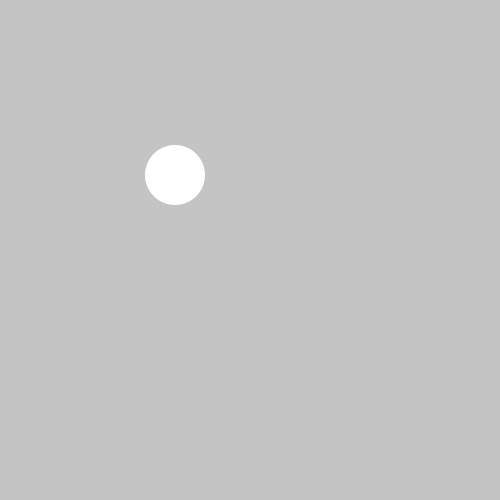
Frame 1 (no input)
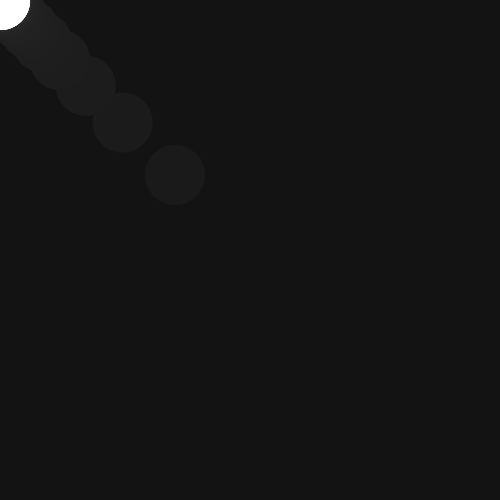
Frame 60 (the mouse pressed at the canvas centre just before this capture)
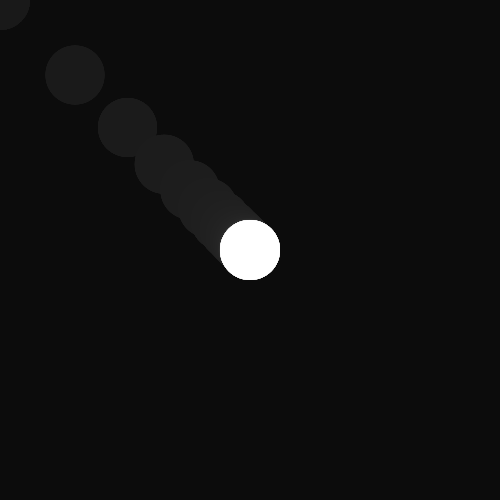
Frame 120 (the mouse held since frame 60 and released just before this capture)

The Processing sketch that drew these frames (run headless with seeded random() and noise(); from frame 60 on, the mouse is pressed at the canvas centre):

// Processing sketch: sciaCirconferenza
// ── sciaCirconferenza.pde
float x;
float y;

void setup(){
  size(500,500);
  noStroke();
  
  x = width/2;
  y = height/2;
}

void draw(){
  //Con questo codice faccio muovere la nostra circonferenza 
  //background(0); //tolgo questo per permettere una scia
  fill(0, 10); //sostituisco il background così e aggiungo una trasparenza
  rect(0,0, width, height);
  x = lerp(x, mouseX, 0.3);
  y = lerp(y, mouseY, 0.3);
  fill(255); //aggiungo questo fill per il cerchio per farlo diventare bianco
  ellipse(x,y,60,60);
}
